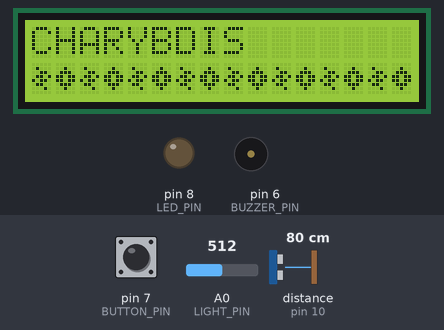
Recording of a sketch running on a simulated Arduino Uno, built with avr-gcc and run on an emulated ATmega328P. On the bench: 16×2 character LCD, output pins drawn as LEDs (lit = HIGH), buzzer (waves = sounding, pin HIGH). Wiring (inferred from the names in the program): ultrasonic range finder: trigger pin 9; echo pin 10. Dashed ring = blinking. Inputs (shaded band) come from the test bench; at power-on: distance to the obstacle (sensor on pin 10) 80 cm, A0 (LIGHT_PIN) = 512, pin 7 (BUTTON_PIN) HIGH. The echo pulse lasts 58.3 µs per cm; pins used as bus, display or sensor lines are not drawn.

Above: at 1.3 s.
1.4 s: distance to the obstacle (sensor on pin 10) set to 120 cm
At 1.95 s:
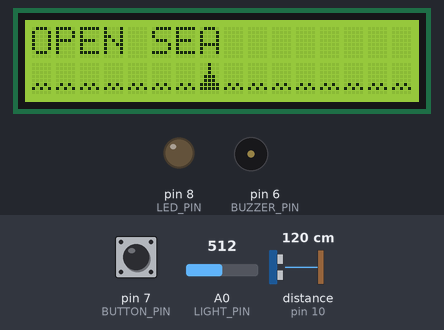
3.9 s: A0 (LIGHT_PIN) set to 492
At 4.01 s:
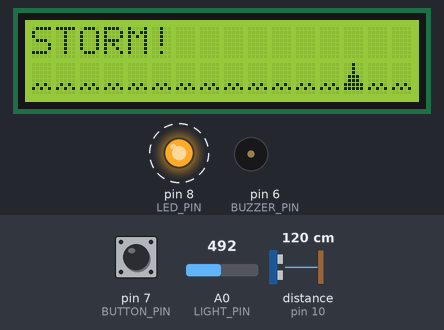
5.9 s: pin 7 (BUTTON_PIN) pulled LOW for 1 s
At 6.4 s:
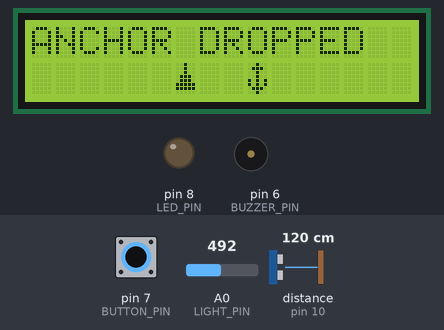
8.4 s: pin 7 (BUTTON_PIN) pulled LOW for 0.15 s
At 8.73 s:
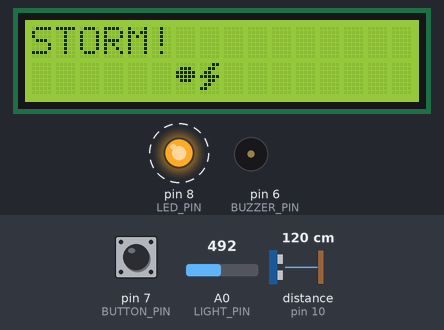
11.5 s: A0 (LIGHT_PIN) set to 511
At 11.81 s:
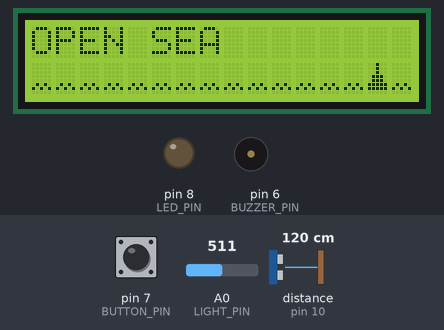
14.5 s: distance to the obstacle (sensor on pin 10) set to 2 cm
At 20.8 s:
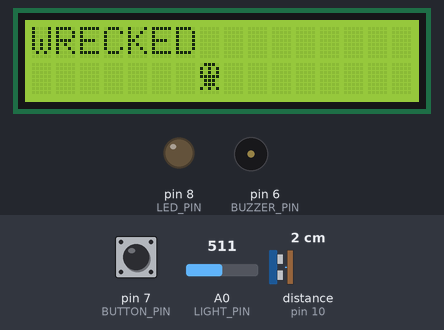
Timing chart, 0 to 21.1 s (numbered marks = the images above; inputs shaded):
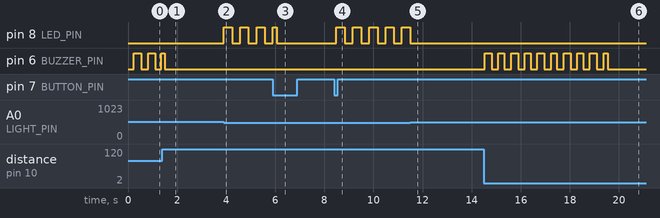

Measured:
- the behaviour switches between 511 and 510 on A0 (LIGHT_PIN) (found by bisection; images 1 and 2)
- after the input at 1.4 s, the display: first differs from a run without the input after 0.11 s (image 1 shows a later state)
- after the input at 3.9 s, pin 8 (LED_PIN): alternates HIGH for 0.34 s and LOW for 0.33 s, starting at once; the display: changes at once (image 2)
- after the input at 5.9 s, the display: first differs from a run without the input after 0.21 s (image 3)
- after the input at 8.4 s, pin 8 (LED_PIN): alternates HIGH for 0.34 s and LOW for 0.33 s, starting after 0.09 s; the display: first changes after 0.11 s (image 4 shows a later state)
- after the input at 11.5 s, pin 8 (LED_PIN): stops changing and stays LOW; the display: first differs from a run without the input after 0.14 s (image 5)
- after the input at 14.5 s, pin 6 (BUZZER_PIN): goes 9 × (HIGH 0.29 s, LOW 0.27 s), HIGH 0.16 s, then LOW, starting at once; the display: first changes after 0.06 s (image 6 shows a later state)

The sketch:

task_2.ino
```cpp
/*
  SEDS BPHC Avionics Round 1 Induction - "Athena's Intern"
  Task 2: Keeping Watch Over Odysseus

   Components (wire these up in Tinkercad):
    - Arduino Uno
    - HC-SR04 ultrasonic distance sensor  -> TRIG_PIN, ECHO_PIN
    - Photoresistor (light sensor) in a voltage divider -> LIGHT_PIN (analog)
    - 16x2 LCD, I2C backpack version (PCF8574) -> A4 (SDA), A5 (SCL);
      default address 0x27 (see LCD_I2C_ADDR)
    - Push button (with pull-down resistor, or use INPUT_PULLUP as below) -> BUTTON_PIN
    - LED (with current-limiting resistor) -> LED_PIN
    - Buzzer -> BUZZER_PIN

  States: OPEN_SEA, ANCHOR_DROPPED, STORM, CHARYBDIS, WRECKED
    - Default/start state: OPEN_SEA
    - Button press toggles the anchor (drops/raises). While anchor is
      dropped, the ship is immune to STORM/CHARYBDIS/WRECKED.
    - STORM triggers when light reading < half of max range: LED blinks.
    - CHARYBDIS triggers when distance < 100 cm: buzzer sounds (pulsed,
      siren-style, synced to the flashing ALARM text on the LCD).
    - If Storm and Charybdis conditions are true simultaneously, whichever
      one is already active keeps running (first-entered wins); if neither
      is active yet and both trip together, STORM is given priority as a
      tie-break (documented choice - see README).
    - Staying in STORM or CHARYBDIS for >= 5 continuous seconds (without the
      anchor being dropped) wrecks the ship permanently, until reset.

  BONUS - "little pictures" on the status screen:
    Tinkercad's component library doesn't include a graphical OLED/TFT, only
    the character 16x2 LCD. So instead of pixel-graphics on a second screen,
    this sketch uses the HD44780's custom-character feature (lcd.createChar)
    to draw small 5x8 pixel-art glyphs directly on the LCD itself: a boat,
    an anchor, a storm cloud + lightning bolt, a spinning whirlpool (two
    alternating frames), and a skull for WRECKED. Row 0 shows the state
    name (flashing during STORM/CHARYBDIS); row 1 shows the animated icon(s).
*/

#include <Wire.h>
#include <LiquidCrystal_I2C.h>

// ---------- LCD (I2C backpack) ----------
// Most PCF8574 backpacks default to 0x27; some clones use 0x3F. If the LCD
// shows nothing/garbled characters in Tinkercad, try 0x3F here.
const uint8_t LCD_I2C_ADDR = 0x27;
LiquidCrystal_I2C lcd(LCD_I2C_ADDR, 16, 2);

const int TRIG_PIN = 9;
const int ECHO_PIN = 10;
const int LIGHT_PIN = A0;
const int BUTTON_PIN = 7;
const int LED_PIN = 8;
const int BUZZER_PIN = 6;

// ---------- Thresholds ----------
const int LIGHT_MAX = 1023;                 // analogRead range
const int LIGHT_THRESHOLD = LIGHT_MAX / 2;   // "below half" triggers storm
const int DISTANCE_THRESHOLD_CM = 100;       // charybdis trigger distance

// ---------- State machine ----------
enum ShipState { OPEN_SEA, ANCHOR_DROPPED, STORM, CHARYBDIS, WRECKED };
ShipState state = OPEN_SEA;
ShipState preAnchorState = OPEN_SEA;  // state to resume once anchor is raised

bool anchorDown = false;
unsigned long dangerStartTime = 0;    // when current STORM/CHARYBDIS episode began
const unsigned long WRECK_TIME_MS = 5000;

// LED blink (storm) bookkeeping - also drives the LCD's "STORM" text flash
// and the cloud/bolt icon flicker.
unsigned long lastBlinkTime = 0;
bool ledOn = false;
const unsigned long BLINK_INTERVAL_MS = 300;

// Charybdis alarm bookkeeping - drives the pulsed buzzer + LCD ALARM flash.
unsigned long lastAlarmToggle = 0;
bool alarmOn = false;
const unsigned long ALARM_INTERVAL_MS = 220;

// Button debounce bookkeeping
int lastButtonReading = HIGH;   // INPUT_PULLUP -> idle HIGH
unsigned long lastDebounceTime = 0;
const unsigned long DEBOUNCE_MS = 50;

// ---------- Custom LCD icon glyphs (5x8 pixels each, 8 slots max: 0-7) ----------
byte ICON_BOAT   = 0;
byte ICON_WAVE   = 1;
byte ICON_ANCHOR = 2;
byte ICON_CLOUD  = 3;
byte ICON_BOLT   = 4;
byte ICON_WHIRL_A = 5;
byte ICON_WHIRL_B = 6;
byte ICON_SKULL  = 7;

byte glyphBoat[8] = {
  B00100,
  B00100,
  B00100,
  B01110,
  B01110,
  B11111,
  B11111,
  B00000
};
byte glyphWave[8] = {
  B00000,
  B00000,
  B00000,
  B00000,
  B00000,
  B01010,
  B10101,
  B00000
};
byte glyphAnchor[8] = {
  B00100,
  B01110,
  B00100,
  B00100,
  B10101,
  B10101,
  B01110,
  B00100
};
byte glyphCloud[8] = {
  B00000,
  B01110,
  B11111,
  B11111,
  B01110,
  B00000,
  B00000,
  B00000
};
byte glyphBolt[8] = {
  B00011,
  B00110,
  B01100,
  B11111,
  B00110,
  B01100,
  B11000,
  B00000
};
byte glyphWhirlA[8] = {
  B00000,
  B00100,
  B01110,
  B11011,
  B11011,
  B01110,
  B00100,
  B00000
};
byte glyphWhirlB[8] = {
  B00000,
  B01000,
  B00110,
  B01101,
  B10110,
  B01100,
  B00010,
  B00000
};
byte glyphSkull[8] = {
  B01110,
  B10101,
  B10101,
  B11111,
  B01110,
  B01110,
  B10101,
  B00000
};

// Icon-row animation bookkeeping (separate cadence from LED/alarm blinking)
unsigned long lastIconUpdate = 0;
const unsigned long ICON_INTERVAL_MS = 300;
int boatCol = 6;       // current column of the boat icon on row 1 (bobs left/right)
int boatDir = 1;
bool whirlFrameA = true;

// Only rewrite the LCD's text row when the displayed state actually changes
ShipState lastDisplayedState = WRECKED;  // force a first draw
bool anchorDisplayedLast = false;

void setup() {
  pinMode(TRIG_PIN, OUTPUT);
  pinMode(ECHO_PIN, INPUT);
  pinMode(BUTTON_PIN, INPUT_PULLUP);
  pinMode(LED_PIN, OUTPUT);
  pinMode(BUZZER_PIN, OUTPUT);

  lcd.init();
  lcd.backlight();

  lcd.createChar(ICON_BOAT, glyphBoat);
  lcd.createChar(ICON_WAVE, glyphWave);
  lcd.createChar(ICON_ANCHOR, glyphAnchor);
  lcd.createChar(ICON_CLOUD, glyphCloud);
  lcd.createChar(ICON_BOLT, glyphBolt);
  lcd.createChar(ICON_WHIRL_A, glyphWhirlA);
  lcd.createChar(ICON_WHIRL_B, glyphWhirlB);
  lcd.createChar(ICON_SKULL, glyphSkull);

  updateStatusRow();
  updateIconRow();

  Serial.begin(9600);
}

void loop() {
  handleButton();

  long distance = readDistanceCM();
  int light = analogRead(LIGHT_PIN);

  bool stormCondition = light < LIGHT_THRESHOLD;
  bool charybdisCondition = distance > 0 && distance < DISTANCE_THRESHOLD_CM;

  updateStateMachine(stormCondition, charybdisCondition);
  updateOutputs();
  updateStatusRow();
  updateIconRow();

  delay(50);  // small loop delay - keeps button/timers responsive
}

// --------------------------------------------------------------------- //
// Reads the anchor push-button with simple debouncing and toggles anchor
// state on a clean press (HIGH -> LOW edge, since INPUT_PULLUP is active-low).
// --------------------------------------------------------------------- //
void handleButton() {
  int reading = digitalRead(BUTTON_PIN);

  if (reading != lastButtonReading) {
    lastDebounceTime = millis();
  }

  if ((millis() - lastDebounceTime) > DEBOUNCE_MS) {
    static int stableState = HIGH;
    if (reading != stableState) {
      stableState = reading;
      if (stableState == LOW) {  // button just pressed
        toggleAnchor();
      }
    }
  }

  lastButtonReading = reading;
}

void toggleAnchor() {
  if (state == WRECKED) return;  // wrecked is permanent until reset

  if (!anchorDown) {
    // Dropping anchor: remember what we were doing, go safe.
    anchorDown = true;
    preAnchorState = (state == ANCHOR_DROPPED) ? OPEN_SEA : state;
    state = ANCHOR_DROPPED;
    dangerStartTime = 0;  // any in-progress danger timer resets
  } else {
    // Raising anchor: resume whatever danger (or calm) was happening.
    anchorDown = false;
    state = preAnchorState;
    if (state == STORM || state == CHARYBDIS) {
      dangerStartTime = millis();  // restart the wreck timer fresh
    }
  }
}

// --------------------------------------------------------------------- //
// Core transition logic, called every loop with the latest sensor booleans.
// --------------------------------------------------------------------- //
void updateStateMachine(bool stormCondition, bool charybdisCondition) {
  if (state == WRECKED || state == ANCHOR_DROPPED) {
    // Anchor overrides all danger; wrecked is a terminal state.
    return;
  }

  bool inStorm = (state == STORM);
  bool inCharybdis = (state == CHARYBDIS);

  if (inStorm) {
    if (!stormCondition) {
      // Storm cleared before 5s -> back to open sea
      state = OPEN_SEA;
      dangerStartTime = 0;
    } else if (millis() - dangerStartTime >= WRECK_TIME_MS) {
      state = WRECKED;
    }
    // else: still in storm, timer keeps running
  } else if (inCharybdis) {
    if (!charybdisCondition) {
      state = OPEN_SEA;
      dangerStartTime = 0;
    } else if (millis() - dangerStartTime >= WRECK_TIME_MS) {
      state = WRECKED;
    }
  } else {
    // Currently OPEN_SEA: check for new danger.
    // If both trip on the same loop iteration, Storm wins the tie-break.
    if (stormCondition) {
      state = STORM;
      dangerStartTime = millis();
    } else if (charybdisCondition) {
      state = CHARYBDIS;
      dangerStartTime = millis();
    }
  }
}

// --------------------------------------------------------------------- //
// Drives LED (blinking in storm) and buzzer (pulsed siren in charybdis).
// The same alarmOn flag also drives the LCD's flashing ALARM text, so the
// buzzer beeps and the on-screen warning flash stay in sync.
// --------------------------------------------------------------------- //
void updateOutputs() {
  if (state == STORM) {
    if (millis() - lastBlinkTime >= BLINK_INTERVAL_MS) {
      lastBlinkTime = millis();
      ledOn = !ledOn;
      digitalWrite(LED_PIN, ledOn ? HIGH : LOW);
    }
  } else {
    digitalWrite(LED_PIN, LOW);
    ledOn = false;
  }

  if (state == CHARYBDIS) {
    if (millis() - lastAlarmToggle >= ALARM_INTERVAL_MS) {
      lastAlarmToggle = millis();
      alarmOn = !alarmOn;
    }
    digitalWrite(BUZZER_PIN, alarmOn ? HIGH : LOW);
  } else {
    digitalWrite(BUZZER_PIN, LOW);
    alarmOn = false;
  }
}

// --------------------------------------------------------------------- //
// Row 0: state name text. Only rewritten when the state (or anchor flag)
// actually changes, or every loop while flashing text needs to alternate
// (STORM / CHARYBDIS), to avoid unnecessary flicker the rest of the time.
// --------------------------------------------------------------------- //
void updateStatusRow() {
  bool flashingState = (state == STORM || state == CHARYBDIS);
  if (state == lastDisplayedState && anchorDown == anchorDisplayedLast && !flashingState) {
    return;
  }
  lastDisplayedState = state;
  anchorDisplayedLast = anchorDown;

  lcd.setCursor(0, 0);
  lcd.print("                ");  // clear row 0 (16 spaces)
  lcd.setCursor(0, 0);

  switch (state) {
    case OPEN_SEA:
      lcd.print("OPEN SEA");
      break;
    case ANCHOR_DROPPED:
      lcd.print("ANCHOR DROPPED");
      break;
    case STORM:
      lcd.print(ledOn ? "STORM!" : "STORM");
      break;
    case CHARYBDIS:
      lcd.print(alarmOn ? "CHARYBDIS ALARM" : "CHARYBDIS");
      break;
    case WRECKED:
      lcd.print("WRECKED");
      break;
  }
}

// --------------------------------------------------------------------- //
// Row 1: animated pixel-icon scene for the current state, throttled to
// ICON_INTERVAL_MS so the animation is visible but not flickery.
// --------------------------------------------------------------------- //
void updateIconRow() {
  if (millis() - lastIconUpdate < ICON_INTERVAL_MS) return;
  lastIconUpdate = millis();

  lcd.setCursor(0, 1);
  lcd.print("                ");  // clear row 1

  switch (state) {
    case OPEN_SEA: {
      // boat drifts left/right across a row of waves
      boatCol += boatDir;
      if (boatCol >= 14 || boatCol <= 1) boatDir = -boatDir;
      for (int c = 0; c < 16; c++) {
        lcd.setCursor(c, 1);
        lcd.write(c == boatCol ? ICON_BOAT : ICON_WAVE);
      }
      break;
    }
    case ANCHOR_DROPPED: {
      lcd.setCursor(6, 1);
      lcd.write(ICON_BOAT);
      lcd.setCursor(9, 1);
      lcd.write(ICON_ANCHOR);
      break;
    }
    case STORM: {
      // cloud + bolt flicker in sync with the physical LED
      if (ledOn) {
        lcd.setCursor(6, 1);
        lcd.write(ICON_CLOUD);
        lcd.setCursor(7, 1);
        lcd.write(ICON_BOLT);
      }
      break;
    }
    case CHARYBDIS: {
      // whirlpool "spins" by alternating two icon frames across the row
      whirlFrameA = !whirlFrameA;
      for (int c = 0; c < 16; c++) {
        lcd.setCursor(c, 1);
        bool useA = ((c + (whirlFrameA ? 0 : 1)) % 2 == 0);
        lcd.write(useA ? ICON_WHIRL_A : ICON_WHIRL_B);
      }
      break;
    }
    case WRECKED: {
      lcd.setCursor(7, 1);
      lcd.write(ICON_SKULL);
      break;
    }
  }
}

// --------------------------------------------------------------------- //
// Standard HC-SR04 pulse-timing distance read, returns centimeters.
// Returns -1 if no echo received (out of range / sensor glitch).
// --------------------------------------------------------------------- //
long readDistanceCM() {
  digitalWrite(TRIG_PIN, LOW);
  delayMicroseconds(2);
  digitalWrite(TRIG_PIN, HIGH);
  delayMicroseconds(10);
  digitalWrite(TRIG_PIN, LOW);

  long duration = pulseIn(ECHO_PIN, HIGH, 30000);  // 30ms timeout ~ 5m range
  if (duration == 0) return -1;

  long distanceCm = duration * 0.0343 / 2;
  return distanceCm;
}
```
